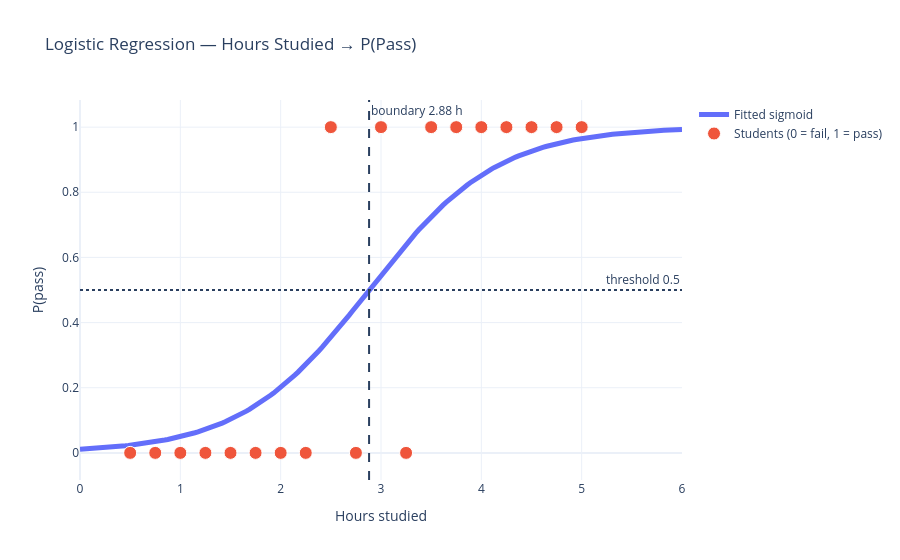

Notebook code cell kept with this figure:
### Markdown cell above
**Worked example — fit the real model** on the pass/fail data from the Logistic Regression workshop and read its coefficients the same way.

### Code cell
log_reg = LogisticRegression().fit(hours, passed)
fitted_w0, fitted_w1 = log_reg.intercept_[0], log_reg.coef_[0, 0]
fitted_boundary = -fitted_w0 / fitted_w1

print(f"Intercept w0 = {fitted_w0:.3f} | Slope w1 = {fitted_w1:.3f} | Odds ×{np.exp(fitted_w1):.2f} per hour | Boundary = {fitted_boundary:.2f} h")

grid = np.linspace(0, 6, 200).reshape(-1, 1)
fig = go.Figure()
fig.add_trace(go.Scatter(x=grid.ravel(), y=log_reg.predict_proba(grid)[:, 1], mode="lines", name="Fitted sigmoid", line=dict(width=5)))
fig.add_trace(go.Scatter(x=hours.ravel(), y=passed, mode="markers", name="Students (0 = fail, 1 = pass)", marker=dict(size=13, line=dict(width=1, color="white"))))
fig.add_hline(y=0.5, line_dash="dot", annotation_text="threshold 0.5")
fig.add_vline(x=fitted_boundary, line_dash="dash", annotation_text=f"boundary {fitted_boundary:.2f} h")
fig.update_layout(title="Logistic Regression — Hours Studied → P(Pass)", xaxis_title="Hours studied", yaxis_title="P(pass)", template=TEMPLATE)
fig.show()

### Figure 1 — Plotly figure (JSON) as saved in the notebook; plotly's stock layout.template omitted (floating-point values rounded to 4 significant figures; data arrays with more than 128 entries replaced by an {"elided": "..."} marker saying what was removed)
{"data": [{"line": {"width": 5}, "mode": "lines", "name": "Fitted sigmoid", "type": "scatter", "x": {"elided": "200 float values"}, "y": {"elided": "200 float values"}}, {"marker": {"line": {"color": "white", "width": 1}, "size": 13}, "mode": "markers", "name": "Students (0 = fail, 1 = pass)", "type": "scatter", "x": [0.5, 0.75, 1.0, 1.25, 1.5, 1.75, 2.0, 2.25, 2.5, 2.75, 3.0, 3.25, 3.5, 3.75, 4.0, 4.25, 4.5, 4.75, 5.0], "y": [0, 0, 0, 0, 0, 0, 0, 0, 1, 0, 1, 0, 1, 1, 1, 1, 1, 1, 1]}], "layout": {"annotations": [{"showarrow": false, "text": "threshold 0.5", "x": 1, "xanchor": "right", "xref": "x domain", "y": 0.5, "yanchor": "bottom", "yref": "y"}, {"showarrow": false, "text": "boundary 2.88 h", "x": 2.881, "xanchor": "left", "xref": "x", "y": 1, "yanchor": "top", "yref": "y domain"}], "shapes": [{"line": {"dash": "dot"}, "type": "line", "x0": 0, "x1": 1, "xref": "x domain", "y0": 0.5, "y1": 0.5, "yref": "y"}, {"line": {"dash": "dash"}, "type": "line", "x0": 2.881, "x1": 2.881, "xref": "x", "y0": 0, "y1": 1, "yref": "y domain"}], "title": {"text": "Logistic Regression — Hours Studied → P(Pass)"}, "xaxis": {"title": {"text": "Hours studied"}}, "yaxis": {"title": {"text": "P(pass)"}}}}
